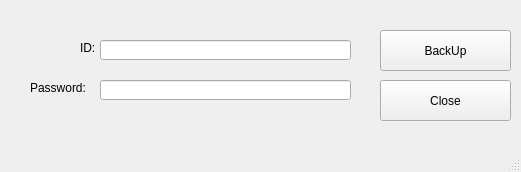
<?xml version="1.0" encoding="UTF-8"?>
<ui version="4.0">
 <class>MainWindow</class>
 <widget class="QMainWindow" name="MainWindow">
  <property name="geometry">
   <rect>
    <x>0</x>
    <y>0</y>
    <width>521</width>
    <height>172</height>
   </rect>
  </property>
  <property name="windowTitle">
   <string>Oracle DataBase BackUp</string>
  </property>
  <widget class="QWidget" name="centralwidget">
   <widget class="QPushButton" name="backupbtn">
    <property name="geometry">
     <rect>
      <x>380</x>
      <y>30</y>
      <width>131</width>
      <height>41</height>
     </rect>
    </property>
    <property name="text">
     <string>BackUp</string>
    </property>
   </widget>
   <widget class="QPushButton" name="closebtn">
    <property name="geometry">
     <rect>
      <x>380</x>
      <y>80</y>
      <width>131</width>
      <height>41</height>
     </rect>
    </property>
    <property name="text">
     <string>Close</string>
    </property>
   </widget>
   <widget class="QLineEdit" name="idlineedit">
    <property name="geometry">
     <rect>
      <x>100</x>
      <y>40</y>
      <width>251</width>
      <height>20</height>
     </rect>
    </property>
   </widget>
   <widget class="QLineEdit" name="pwlineedit">
    <property name="geometry">
     <rect>
      <x>100</x>
      <y>80</y>
      <width>251</width>
      <height>20</height>
     </rect>
    </property>
    <property name="echoMode">
     <enum>QLineEdit::Password</enum>
    </property>
   </widget>
   <widget class="QLabel" name="label">
    <property name="geometry">
     <rect>
      <x>80</x>
      <y>40</y>
      <width>71</width>
      <height>16</height>
     </rect>
    </property>
    <property name="text">
     <string>ID:</string>
    </property>
   </widget>
   <widget class="QLabel" name="label_2">
    <property name="geometry">
     <rect>
      <x>30</x>
      <y>80</y>
      <width>81</width>
      <height>16</height>
     </rect>
    </property>
    <property name="text">
     <string>Password:</string>
    </property>
   </widget>
  </widget>
  <widget class="QMenuBar" name="menubar">
   <property name="geometry">
    <rect>
     <x>0</x>
     <y>0</y>
     <width>521</width>
     <height>21</height>
    </rect>
   </property>
  </widget>
  <widget class="QStatusBar" name="statusbar"/>
 </widget>
 <resources/>
 <connections/>
</ui>
